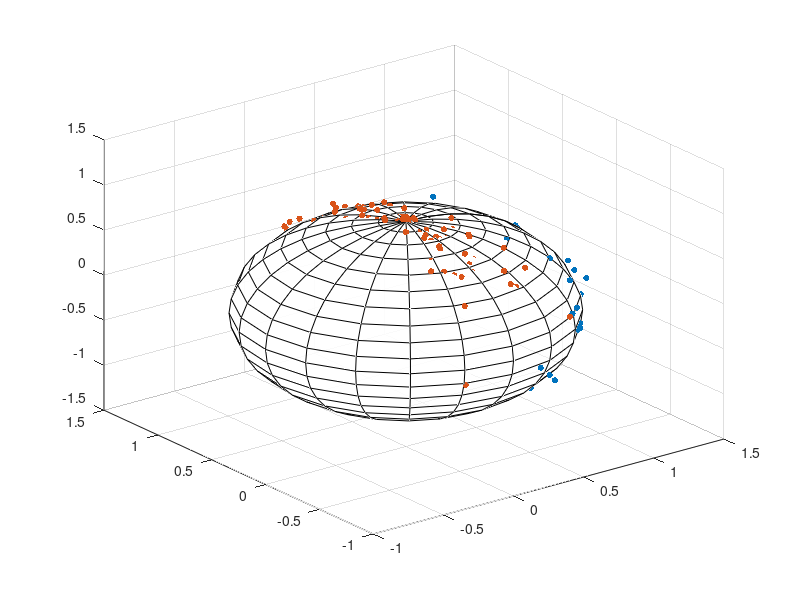
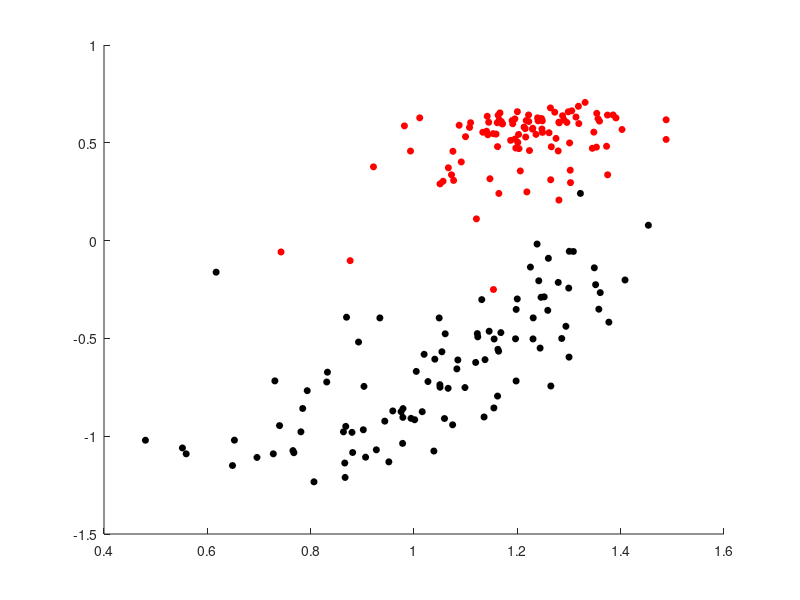
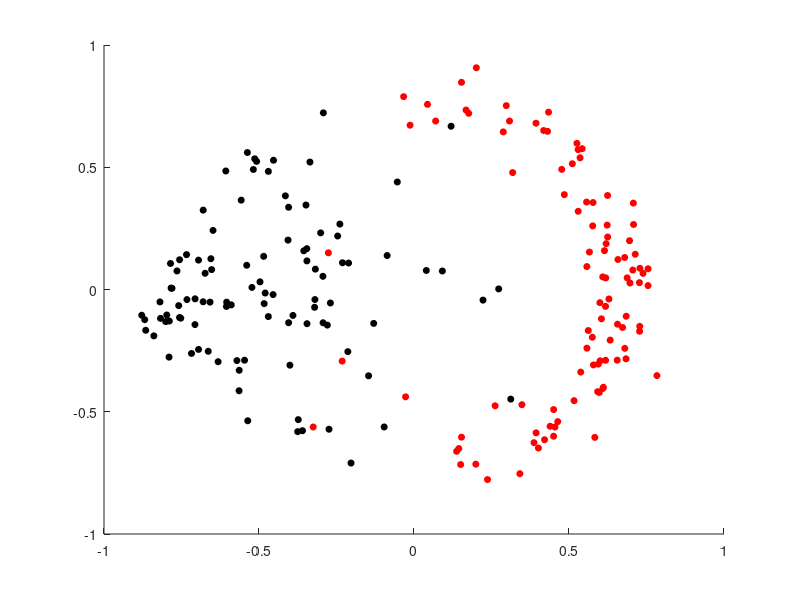
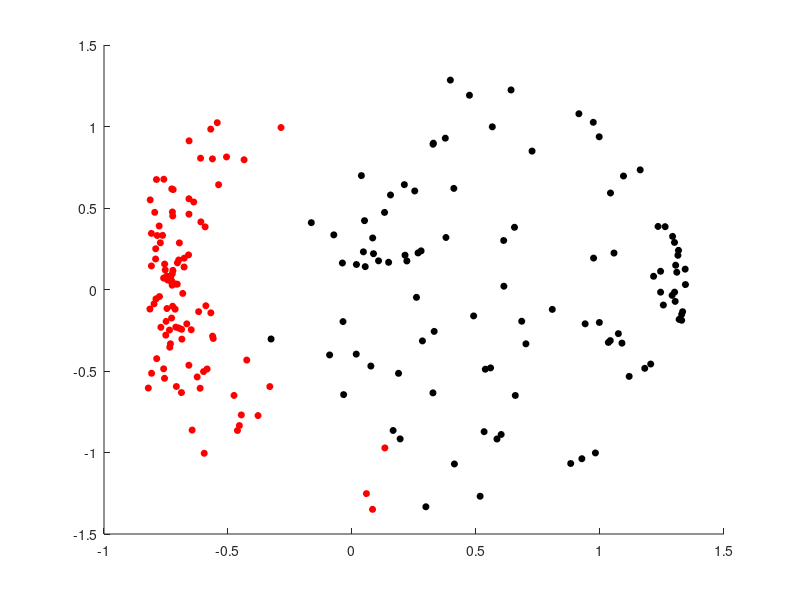

MATLAB code for these plots, in order:
% This script illustrates Principle Component Analysis
% (PCA) with two classes of data located close near a 
% sphere. Mapping to a higher dimension as well four
% kernels are used.
[x,y,z] = sphere;
figure;
mesh(x,y,z, 'FaceAlpha',0.7,'EdgeColor','k')
hold on;
N = 100;

data1 = mvnrnd([0 0],[0.3 0; 0 0.3],N);
noise = mvnrnd([0 0 0], 0.001 * eye(3),N);
data1x = cos(data1(:,1)).*cos(data1(:,2)) + noise(:,1);
data1y = cos(data1(:,1)).*sin(data1(:,2)) + noise(:,2);
data1z = sin(data1(:,1)) + noise(:,3);
scatter3(data1x, data1y, data1z,20,'ko','filled')

data2 = mvnrnd([1.5 -1.5],[0.3 0; 0 0.1],N);
noise = mvnrnd([0 0 0], 0.001 * eye(3),N);
data2x = cos(data2(:,1)).*cos(data2(:,2)) + noise(:,1);
data2y = cos(data2(:,1)).*sin(data2(:,2)) + noise(:,2);
data2z = sin(data2(:,1)) + noise(:,3);
scatter3(data2x, data2y, data2z,20,'ro','filled')

labels = [zeros(N,1); ones(N,1)];
perm = randperm(numel(labels),numel(labels));
X = [data1x data1y data1z ; data2x data2y data2z];
X = X(perm,:);
labels = labels(perm,:);

% PCA in 4 dim with fourth component being the sum of squares of the other
% three components.
Y = [data1x data1y data1z data1x.^2+data1y.^2+data1z.^2;...
    data2x data2y data2z data2x.^2+data2y.^2+data2z.^2];
Y = Y(perm,:);
[coeff, score] = pca(Y,'NumComponents',2,...
        'Centered',false);
figure;
scatter(score(labels==0,1), score(labels==0,2),...
    20,'MarkerEdgeColor','k','MarkerFaceColor','k');
hold on;
scatter(score(labels==1,1), score(labels==1,2),...
    20,'MarkerEdgeColor','r','MarkerFaceColor','r');

% Quadratic kernel.
K = (X * X' + 0.1*ones(2*N,2*N)).^2;
K = K - ones(2*N,2*N)*K/(2*N) - K*ones(2*N,2*N)/(2*N) + ...
    ones(2*N,2*N)*K*ones(2*N,2*N)/(2*N)^2;
[V,D] = eig(K,'vector');
V(:,1) = 1/sqrt(D(1))*V(:,1);
V(:,2) = 1/sqrt(D(2))*V(:,2);
R = K*V(:,1:2);
figure;
scatter(R(labels==0,1), R(labels==0,2),...
    20,'MarkerEdgeColor','k','MarkerFaceColor','k');
hold on;
scatter(R(labels==1,1), R(labels==1,2),...
    20,'MarkerEdgeColor','r','MarkerFaceColor','r');

% Hyperbolic tangent (Sigmoid) kernel)
K = tanh(5*X * X' + 0.5*ones(2*N,2*N));
K = K - ones(2*N,2*N)*K/(2*N) - K*ones(2*N,2*N)/(2*N) + ...
    ones(2*N,2*N)*K*ones(2*N,2*N)/(2*N)^2;
[V,D] = eig(K,'vector');
V(:,1) = 1/sqrt(D(1))*V(:,1);
V(:,2) = 1/sqrt(D(2))*V(:,2);
R = K*V(:,1:2);
figure;
scatter(R(labels==0,1), R(labels==0,2),...
    20,'MarkerEdgeColor','k','MarkerFaceColor','k');
hold on;
scatter(R(labels==1,1), R(labels==1,2),...
    20,'MarkerEdgeColor','r','MarkerFaceColor','r');

% Gaussian kernel
scale = 0.3;
X2 = X*X';
d = diag(X2);
L = repmat(d',2*N,1) - 2*X2 + repmat(d,1,2*N);
K = exp(-L/(2*scale^2));
K = K - ones(2*N,2*N)*K/(2*N) - K*ones(2*N,2*N)/(2*N) + ...
    ones(2*N,2*N)*K*ones(2*N,2*N)/(2*N)^2;
[V,D] = eig(K,'vector');
V(:,1) = 1/sqrt(D(1))*V(:,1);
V(:,2) = 1/sqrt(D(2))*V(:,2);
R = K*V(:,1:2);
figure;
scatter(R(labels==0,1), R(labels==0,2),...
    20,'MarkerEdgeColor','k','MarkerFaceColor','k');
hold on;
scatter(R(labels==1,1), R(labels==1,2),...
    20,'MarkerEdgeColor','r','MarkerFaceColor','r');

% Thin plate spline
K = L .* log(sqrt(L)+ones(2*N,2*N));
K = K - ones(2*N,2*N)*K/(2*N) - K*ones(2*N,2*N)/(2*N) + ...
    ones(2*N,2*N)*K*ones(2*N,2*N)/(2*N)^2;
[V,D] = eig(K,'vector');
V(:,1) = 1/sqrt(-D(1))*V(:,1);
V(:,2) = 1/sqrt(-D(2))*V(:,2);
R = K*V(:,1:2);
figure;
scatter(R(labels==0,1), R(labels==0,2),...
    20,'MarkerEdgeColor','k','MarkerFaceColor','k');
hold on;
scatter(R(labels==1,1), R(labels==1,2),...
    20,'MarkerEdgeColor','r','MarkerFaceColor','r');